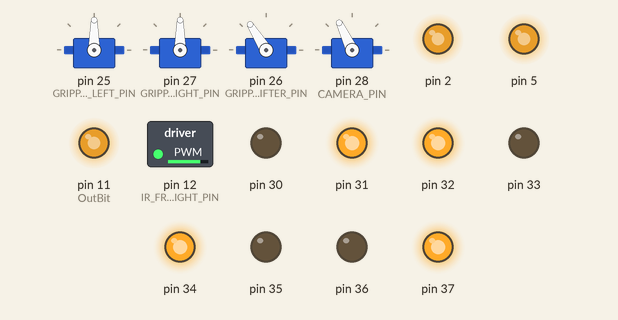
The sketch below on a simulated Arduino Mega 2560, built with avr-gcc and run on an emulated ATmega2560. On the bench: 4 × servo, switched loads named in the sketch (green lamp = pin HIGH), output pins drawn as LEDs (lit = HIGH). What the sketch prints to the serial monitor is not drawn.

Above: at 0.1 s.
At 4.1 s:
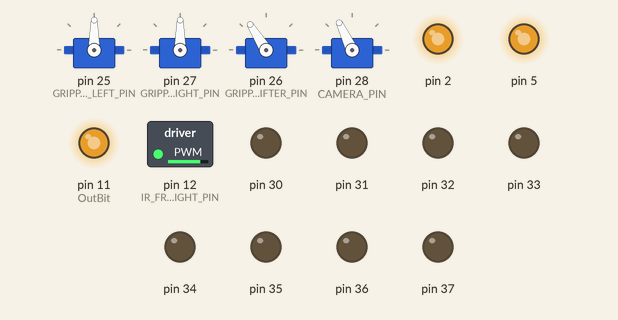
Timing chart, 0 to 5.6 s (numbered marks = the images above):
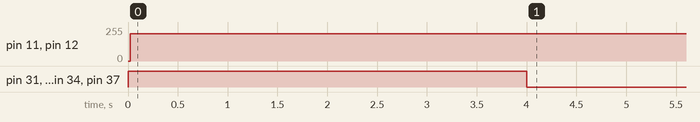

The sketch:

Robotics.ino
```cpp
/*
 Name:		Robotics.ino
 Created:	10/25/2015 12:56:08 PM
 Author:	edua_
*/
#include "RightTurnState.h"
#include "SearchOilRig.h"
#include "MoveLeftState.h"
#include "MoveRightState.h"
#include "CrossWall.h"
#include <Servo.h>
#include "IR.h"
#include "GrabToolState.h"
#define COMPASS_DEBUG

//#include "Compass.h"
#include "Robot.h"
#include "Wheel.h"
#include <Wire.h>

short x;
byte xH, xL;
Robot robot;
/*
Wheel FR(TIMER_1, CHANNEL_A, 30, 31); // PWM pin 11
Wheel FL(TIMER_1, CHANNEL_B, 32, 33); // PWM pin 12
Wheel BR(TIMER_3, CHANNEL_A, 34, 35); // PWM pin 5
Wheel BL(TIMER_3, CHANNEL_B, 36, 37); // PWM pin 2
*/

enum COMMANDS {
	ACK,
	GET_FIGURE,
	GET_OIL_RIG
};

int i = 1;
// the setup function runs once when you press reset or power the board
void setup() {
	Serial.begin(9600);
	// put your setup code here, to run once:
	//delay(1000);
	robot.Init();
	robot.StateMachine->ChangeState(&SearchOilRigInstance);
	robot.Gripper_Lifter.write(122);
	robot.Camera_Servo.write(115);
	//robot.StateMachine->SetCurrentState(&RightTurn);
	//Serial.println("Initializing");
	//myCompass.init(true);
	//robot.Move(FORWARD, 50);
	//robot.Move(BACKWARD, 20);
	//BR.Forward(50);
	//robot.Move(RIGHT, 50);
	TCCR1A = 0xA2;
	TCCR1B = 0x1B;
	TCCR3A = 0xA2;
	TCCR3B = 0x1B;

}

// the loop function runs over and over again until power down or reset
void loop() {
	//robot.Move(FORWARD,50);
	//delay(1000);
	//robot.Move(BACKWARD,50);
	//delay(1000);
	//robot.Move(RIGHT_TURN,50);
	//delay(1000);
	//robot.Move(LEFT_TURN,50);
	//delay(1000);
	//robot.Move(RIGHT,50);
	//delay(1000);
	//robot.Move(LEFT,50);
	//delay(1000);
	//robot.Gripper_Lifter.write(122);
	//delay(1000);

	//degrees = (int)myCompass.getOrientation();
	//Serial.printf("Degrees %d \n", degrees);
	//Serial.println(degrees);
	//Serial.println(analogRead(9));
	//Serial.println(robot.Front_Left.read());
	/*
	float left, right;
	left = robot.Left.read();
	right = robot.Right.read();
	Serial.print(left);
	Serial.print(" ");
	Serial.println(right);
	*/
	robot.StateMachine->Update();
	//robot.FL.Forward(100);
	//delay(1000);
	//robot.FL.Backward(100);
	//delay(1000);
	//robot.FL.Stop();
	//
	//robot.FR.Forward(100);
	//delay(1000);
	//robot.FR.Backward(100);
	//delay(1000);
	//robot.FR.Stop();
	//
	//robot.BL.Forward(100);
	//delay(1000);
	//robot.BL.Backward(100);
	//delay(1000);
	//robot.BL.Stop();
	//robot.BR.Forward(100);
	//delay(1000);
	//robot.BR.Backward(100);
	//delay(1000);
	//robot.BR.Stop();
	//delay(1000);
	//robot.Front_Right.read();
	//robot.Stop();

	//delay(500);
	//if (Serial.available())
	//{
	//	int pos = Serial.parseInt();
	//	robot.Camera_Servo.write(pos);
	//}

	//Serial.write(GET_OIL_RIG);
	//while(!Serial.available())
	//{ }
	//uint8_t res = Serial.read();
	//if (res)
	//{
	//	robot.Move(FORWARD, 20);
	//	delay(500);
	//	robot.Stop();
	//}
	//Serial.write(ACK);
}
```

Comm.h
```cpp
#pragma once
enum COMMANDS {
	ACK,
	GET_FIGURE,
	GET_OIL_RIG,
	GET_CIRCLE,
	GET_RECTANGLE,
	GET_TRIANGLE,
	GET_POS
};
```

Compass.cpp
```cpp
//
//
//

#include "Compass.h"
#include "Wire.h"

static float _hmc5883_Gauss_LSB_XY =	1100.0F;		// Varies with gain
static float _hmc5883_Gauss_LSB_Z =		980.0F;			// Varies with gain
#define SENSORS_GAUSS_TO_MICROTESLA     (100)			/**< Gauss to micro-Tesla multiplier */
#define MAGNETIC_DECLINATION			0.04258603
static float offset = 0;
#define X_OFFSET 0
#define Y_OFFSET -10.5164
void Compass::init(bool withOffset)
{
	Wire.begin();
	Wire.beginTransmission((byte)HMC5883_ADDRESS_MAG);
	Wire.write(COMPASS_MODE_REG);
	Wire.write(0x00);
	Wire.endTransmission();

	Wire.beginTransmission((byte)HMC5883_ADDRESS_MAG);
	Wire.write(COMPASS_CONF_REG_B);
	Wire.write(HMC5883_MAGGAIN_1_3);
	Wire.endTransmission();

	if (withOffset)
	{
		offset = getOrientation()*M_PI/180;
	}
}

float Compass::getOrientation()
{
	uint8_t xH, xL, yH, yL, zH, zL;
	int16_t x, y, z;
	float magX, magY, magZ;

	Wire.beginTransmission((byte)HMC5883_ADDRESS_MAG);
	Wire.write(COMPASS_X_H);
	Wire.endTransmission();

	Wire.requestFrom((byte)HMC5883_ADDRESS_MAG, (byte)6);
	while (Wire.available() < 6) {};
	xH = Wire.read();
	xL = Wire.read();
	zH = Wire.read();
	zL = Wire.read();
	yH = Wire.read();
	yL = Wire.read();
	x = (int16_t)(xL | ((int16_t)xH << 8));
	y = (int16_t)(yL | ((int16_t)yH << 8));
	z = (int16_t)(zL | ((int16_t)zH << 8));

	magX = (x / _hmc5883_Gauss_LSB_XY * SENSORS_GAUSS_TO_MICROTESLA) - X_OFFSET;
	magY = (y / _hmc5883_Gauss_LSB_XY * SENSORS_GAUSS_TO_MICROTESLA) - Y_OFFSET;
	magZ = z / _hmc5883_Gauss_LSB_Z * SENSORS_GAUSS_TO_MICROTESLA;

	float heading = atan2(magY, magX);
	heading += MAGNETIC_DECLINATION;


	// Correct for when signs are reversed.
	if (heading < 0)
		heading += 2 * PI;

	// Check for wrap due to addition of declination.
	if (heading > 2 * PI)
		heading -= 2 * PI;
	heading -= offset;
	if (heading < 0)
		heading += 2 * PI;

	// Convert radians to degrees for readability.
	float headingDegrees = heading * 180 / M_PI;

	return headingDegrees;
}
```

Compass.h
```cpp
// Compass.h

#ifndef _COMPASS_h
#define _COMPASS_h

#if defined(ARDUINO) && ARDUINO >= 100
	#include "arduino.h"
#else
	#include "WProgram.h"
#endif
#define HMC5883_ADDRESS_MAG (0x3C >> 1)
#define COMPASS_I2C_READ	0x3D
#define COMPASS_I2C_WRITE	0x3C

#define COMPASS_CONF_REG_A	0x00
#define COMPASS_CONF_REG_B	0x01
#define COMPASS_MODE_REG	0x02
#define COMPASS_X_H			0x03
#define COMPASS_X_L			0x04
#define COMPASS_Z_H			0x05
#define COMPASS_Z_L			0x06
#define COMPASS_Y_H			0x07
#define COMPASS_Y_L			0x08
#define COMPASS_STATUS_REG	0x09
#define COMPASS_ID_REG_A	0x0A
#define COMPASS_ID_REG_B	0x0B
#define COMPASS_ID_REG_C	0x0C

/*=========================================================================
MAGNETOMETER GAIN SETTINGS
-----------------------------------------------------------------------*/
typedef enum
{
	HMC5883_MAGGAIN_1_3 = 0x20,  // +/- 1.3
	HMC5883_MAGGAIN_1_9 = 0x40,  // +/- 1.9
	HMC5883_MAGGAIN_2_5 = 0x60,  // +/- 2.5
	HMC5883_MAGGAIN_4_0 = 0x80,  // +/- 4.0
	HMC5883_MAGGAIN_4_7 = 0xA0,  // +/- 4.7
	HMC5883_MAGGAIN_5_6 = 0xC0,  // +/- 5.6
	HMC5883_MAGGAIN_8_1 = 0xE0   // +/- 8.1
} hmc5883MagGain;
/*=========================================================================*/

class Compass
{
 protected:


 public:
	void init(bool withOffset);
	float getOrientation();
};

#endif
```

CrossWall.cpp
```cpp
//
//
//

#include "CrossWall.h"
#include "MoveRightState.h"
#include "RightTurnState.h"

void CrossWallState::Enter(Robot* robot) {
	robot->Move(FORWARD, 80);
}

void CrossWallState::Execute(Robot* robot) {
	Serial.println("CrossWallState");
	float rightDistance = robot->Front_Right.read();
	float leftDistance = robot->Front_Left.read();

	if (rightDistance < 10 || leftDistance < 10)
	{
		//robot->Line++;
		//if (robot->Line == 4)
		//{
		//	robot->Line = 0;
		//	robot->StateMachine->ChangeState(&RightTurn);
		//}
		//else
			robot->StateMachine->ChangeState(&MoveRight);
	}
}

void CrossWallState::Exit(Robot* robot) {
	robot->Stop();
}


CrossWallState CrossWall;
```

CrossWall.h
```cpp
// CrossWall.h

#ifndef _CROSSWALL_h
#define _CROSSWALL_h

#if defined(ARDUINO) && ARDUINO >= 100
	#include "arduino.h"
#else
	#include "WProgram.h"
#endif
#include "Robot.h"

class CrossWallState: public State
{
public:
	virtual void Enter(Robot* robot);
	virtual void Execute(Robot* robot);
	virtual void Exit(Robot* robot);
};

extern CrossWallState CrossWall;

#endif
```

FSM.cpp
```cpp
/*
* FSM.cpp
*
* Created: 10/10/2015 2:11:46 PM
* Author: edua_
*/

#include "FSM.h"
#include <stdlib.h>

// default constructor
FSM::FSM(Robot* owner) :robot(owner), currentState(NULL), previousState(NULL), globalState(NULL)
{
} //FSM

  // default destructor
FSM::~FSM()
{
} //~FSM

void FSM::SetCurrentState(State* state) {
	currentState = state;
}

void FSM::SetGlobalState(State* state) {
	globalState = state;
}

void FSM::SetPreviousState(State* state) {
	previousState = state;
}

void FSM::Update() {
	if (globalState) globalState->Execute(robot);
	if (currentState) currentState->Execute(robot);
}

void FSM::ChangeState(State* newState) {
	previousState = currentState;
	if (currentState) currentState->Exit(robot);
	currentState = newState;
	currentState->Enter(robot);
}
```

FSM.h
```cpp
// FSM.h

#ifndef _FSM_h
#define _FSM_h

#if defined(ARDUINO) && ARDUINO >= 100
	#include "arduino.h"
#else
	#include "WProgram.h"
#endif
#include "Robot.h"
#include "State.h"

class Robot;
class State;

class FSM
{
	//variables
public:
protected:
private:
	Robot *robot;
	State *currentState;
	State *previousState;
	State *globalState;

	//functions
public:
	void SetCurrentState(State* state);
	void SetGlobalState(State* state);
	void SetPreviousState(State* state);
	void Update();
	void ChangeState(State* newState);
	FSM(Robot *owner);
	~FSM();
protected:
private:
	FSM(const FSM &c);
	FSM& operator=(const FSM &c);
}; //FSM

#endif
```

GrabToolState.cpp
```cpp
//
//
//

#include "GrabToolState.h"
#include "MoveLeftState.h"

void GrabToolState::Enter(Robot* robot) {
	robot->Gripper_Lifter.write(122);
	robot->Gripper_Left.write(100);
	robot->Gripper_Right.write(80);
}

void GrabToolState::Execute(Robot* robot) {
	robot->Move(FORWARD, 50);
	float left, mid, right;
	do {
		left = robot->Front_Left.read();
		mid = robot->Front.read();
		right = robot->Front_Right.read();
	} while (left >= 10 && mid >= 10 && right >= 10);
	robot->Stop();
	robot->Move(RIGHT, 50);
	do {
		mid = robot->Front.read();
	} while (mid >= 10);
	delay(300);
	robot->Stop();
	delay(1000);
	robot->Move(FORWARD, 50);
	do {
		mid = robot->Front.read();
	} while (mid >= 5);
	delay(50);
	robot->Stop();
	//Serial.println("Abriendo");
	robot->Gripper_Left.write(100);
	robot->Gripper_Right.write(80);
	delay(500);
	robot->Gripper_Lifter.write(40);
	delay(1000);
	//Serial.println("Cerrando");
	robot->Gripper_Left.write(180);
	robot->Gripper_Right.write(0);
	delay(500);
	robot->Gripper_Lifter.write(122);
	delay(2000);
	//Abre para reacomodarse
	robot->Gripper_Left.write(100);
	robot->Gripper_Right.write(80);
	delay(500);
	robot->Gripper_Left.write(180);
	robot->Gripper_Right.write(0);
	//float centro = robot->Front.read();
	//Serial.println(centro);
	//if (centro <= 5) {
	//	robot->Move(FORWARD, 50);
	//	delay(200);
	//	robot->Stop();
	//	Serial.println("Abriendo");
	//	robot->Gripper_Left.write(100);
	//	robot->Gripper_Right.write(80);
	//	delay(500);
	//	robot->Gripper_Lifter.write(40);
	//	delay(1000);
	//	Serial.println("Cerrando");
	//	robot->Gripper_Left.write(180);
	//	robot->Gripper_Right.write(0);
	//	delay(500);
	//	robot->Gripper_Lifter.write(122);
	//	delay(2000);
	//	//Abre para reacomodarse
	//	robot->Gripper_Left.write(100);
	//	robot->Gripper_Right.write(80);
	//	delay(500);
	//	robot->Gripper_Left.write(180);
	//	robot->Gripper_Right.write(0);
	//}
	robot->Move(BACKWARD, 100);
	delay(1000);
	robot->Move(LEFT_TURN, 80);
	delay(2500);
	robot->Stop();
	robot->StateMachine->ChangeState(&MoveLeft);
}

void GrabToolState::Exit(Robot* robot) {
	robot->Stop();
}


GrabToolState GrabTool;
```

GrabToolState.h
```cpp
#pragma once
#include "State.h"

#if defined(ARDUINO) && ARDUINO >= 100
#include "arduino.h"
#else
#include "WProgram.h"
#endif
#include "Robot.h"

class GrabToolState :
	public State
{
public:
	virtual void Enter(Robot* robot);
	virtual void Execute(Robot* robot);
	virtual void Exit(Robot* robot);
};

extern GrabToolState GrabTool;
```

IR.cpp
```cpp
//
//
//

#include "IR.h"

void IR::Init(uint8_t pin)
{
	Pin = pin;
}

float IR::read()
{
	//int val = analogRead(Pin);

	//if (val > 600)                             // lower boundary: 4 cm (3 cm means under the boundary)
	//{
	//	return (3);
	//}

	//if (val < 80)                             //upper boundary: 36 cm (returning 37 means over the boundary)
	//{
	//	return (37);
	//}

	//else
	//{
	//	return (1 / (0.000413153 * val - 0.0055266887));
	//}

	//	We still need to do the convertion from voltage to actual distance
	float accum = 10;
	for (int i = 9; i != 0; i--)
	{
		float tmp = 2348 / powf(analogRead(Pin), 1.002);
		accum += tmp;
		delay(5);
	}

	return accum/10;
}
```

IR.h
```cpp
// IR.h

#ifndef _IR_h
#define _IR_h

#if defined(ARDUINO) && ARDUINO >= 100
	#include "arduino.h"
#else
	#include "WProgram.h"
#endif

class IR
{
	private:
		uint8_t Pin;
	protected:


	public:
		void Init(uint8_t pin);
		float read();
};
#endif
```

MoveLeftState.cpp
```cpp
//
//
//

#include "MoveLeftState.h"
#include "MoveRightState.h"
#include "CrossWall.h"

void MoveLeftState::Enter(Robot* robot)
{
	robot->Move(LEFT,80);
}

void MoveLeftState::Execute(Robot* robot)
{
	Serial.println("MoveLeftState");
	float rightDistance = robot->Front_Right.read();
	float leftDistance = robot->Front_Left.read();
	float leftSide = robot->Left.read();
	if (rightDistance > 10 && leftDistance > 10)
	{
		delay(250);
		robot->StateMachine->ChangeState(&CrossWall);
	}
	if (leftSide > 12)
	{
		robot->StateMachine->ChangeState(&MoveRight);
	}
}

void MoveLeftState::Exit(Robot* robot)
{
	robot->Stop();
}


MoveLeftState MoveLeft;
```

MoveLeftState.h
```cpp
// MoveLeftState.h

#ifndef _MOVELEFTSTATE_h
#define _MOVELEFTSTATE_h

#if defined(ARDUINO) && ARDUINO >= 100
	#include "arduino.h"
#else
	#include "WProgram.h"
#endif
#include "Robot.h"

class MoveLeftState:public State
{
 protected:
public:
	virtual void Enter(Robot* robot);
	virtual void Execute(Robot* robot);
	virtual void Exit(Robot* robot);
 public:
	void init();
};

extern MoveLeftState MoveLeft;

#endif
```

MoveRightState.cpp
```cpp
//
//
//

#include "MoveRightState.h"
#include "MoveLeftState.h"
#include "CrossWall.h"

void MoveRightState::Enter(Robot* robot)
{
	robot->Move(RIGHT, 80);
}

void MoveRightState::Execute(Robot* robot)
{
	Serial.println("MoveRightState");
	float rightDistance = robot->Front_Right.read();
	float leftDistance = robot->Front_Left.read();
	float rightSensor = robot->Right.read();
	if (rightSensor > 12)
	{
		robot->StateMachine->ChangeState(&MoveLeft);
	}

	if (rightDistance > 10 && leftDistance > 10)
	{
		delay(250);
		robot->StateMachine->ChangeState(&CrossWall);
	}

}

void MoveRightState::Exit(Robot* robot)
{
	robot->Stop();
}


MoveRightState MoveRight;
```

MoveRightState.h
```cpp
// MoveRightState.h

#ifndef _MOVERIGHTSTATE_h
#define _MOVERIGHTSTATE_h

#if defined(ARDUINO) && ARDUINO >= 100
	#include "arduino.h"
#else
	#include "WProgram.h"
#endif

#include "Robot.h"

class MoveRightState : public State
{
 protected:


 public:
	 virtual void Enter(Robot* robot);
	 virtual void Execute(Robot* robot);
	 virtual void Exit(Robot* robot);
};

extern MoveRightState MoveRight;

#endif
```

PWM.h
```cpp
// PWM.h

#ifndef _PWM_h
#define _PWM_h

#if defined(ARDUINO) && ARDUINO >= 100
	#include "arduino.h"
#else
	#include "WProgram.h"
#endif

#include <avr/io.h>
// Enums
typedef enum Timer {
	TIMER_1,
	TIMER_3,
	TIMER_4,
	TIMER_5
}timer;
typedef enum Channel {
	CHANNEL_A,
	CHANNEL_B,
	CHANNEL_C
}chanel;


class PWM
{
	//variables
public:


	// Operation variables
	int Frequency;
	int DutyCycle;
	int Prescaler;

	// Control variables
	volatile uint8_t *ControlRegA;
	volatile uint8_t *ControlRegB;
	volatile uint8_t *DDR;
	volatile uint16_t *ICR;
	volatile uint16_t *OCR;
	uint8_t OutBit;
	uint8_t COM0;
	uint8_t COM1;
	uint8_t WGM0;
	uint8_t WGM1;
	uint8_t WGM2;
	uint8_t WGM3;

private:
	void TimerSetup();

	//functions
public:
	PWM();
	PWM(Timer timer, Channel channel, int frequency, int dutyCycle, int Prescaler);
	void SetDutyCycle(float dutyCycle);
	void SetFrequency(int frequency);
	void Start();
	void Stop();
protected:

}; //PWM

#endif
```

RightTurnState.cpp
```cpp
//
//
//

#include "RightTurnState.h"
#include "MoveRightState.h"

void RightTurnState::Enter(Robot* robot)
{
	//robot->Move(RIGHT_TURN, 50);
}

void RightTurnState::Execute(Robot* robot)
{
	delay(4700);
	//float dir = robot->compass.getOrientation();
	//if (dir > 89 && dir < 91)
	//	robot->Stop();
	robot->StateMachine->SetCurrentState(&MoveRight);
}

void RightTurnState::Exit(Robot* robot)
{
	//robot->Stop();
}


RightTurnState RightTurn;
```

RightTurnState.h
```cpp
// RightTurnState.h

#ifndef _RIGHTTURNSTATE_h
#define _RIGHTTURNSTATE_h

#if defined(ARDUINO) && ARDUINO >= 100
	#include "arduino.h"
#else
	#include "WProgram.h"
#endif

#include "Robot.h"

class RightTurnState : public State
{
	public:
		virtual void Enter(Robot* robot);
		virtual void Execute(Robot* robot);
		virtual void Exit(Robot* robot);
};

extern RightTurnState RightTurn;

#endif
```

Robot.cpp
```cpp
/*
* Robot.cpp
*
* Created: 9/20/2015 11:17:57 PM
* Author: Eduardo
*/


#include "Robot.h"
#include "SearchOilRig.h"


// Wheels used by the robot

//Wheel ; // PWM pin 11
//Wheel ; // PWM pin 12
//Wheel; // PWM pin 5
//Wheel; // PWM pin 2

// Sensors

// default constructor
Robot::Robot():FR(TIMER_1, CHANNEL_A, 30, 31), FL(TIMER_1, CHANNEL_B, 32, 33), BR(TIMER_3, CHANNEL_A, 34, 35), BL(TIMER_3, CHANNEL_B, 36, 37)
{	Line = 0;

	StateMachine = new FSM(this);
	//StateMachine->SetCurrentState((State *)&SearchOilRigInstance);

	//compass.init(true);
} //Robot

void Robot::Init() {
	// Init the sensors and servos
	Right.Init(IR_RIGHT_PIN);
	Left.Init(IR_LEFT_PIN);
	Front.Init(IR_FRONT_PIN);
	Front_Left.Init(IR_FRONT_LEFT_PIN);
	Front_Right.Init(IR_FRONT_RIGHT_PIN);

	Gripper_Left.attach(GRIPPER_LEFT_PIN);
	Gripper_Right.attach(GRIPPER_RIGHT_PIN);
	Gripper_Lifter.attach(GRIPPER_LIFTER_PIN);
	Camera_Servo.attach(CAMERA_PIN);
}
  // default destructor
Robot::~Robot()
{

} //~Robot

void Robot::Move(Direction dir, int speed)
{
	switch (dir) {
	case FORWARD:
		BR.Forward(speed);
		BL.Forward(speed);
		FR.Forward(speed);
		FL.Forward(speed);
		break;
	case BACKWARD:
		FR.Backward(speed);
		FL.Backward(speed);
		BR.Backward(speed);
		BL.Backward(speed);
		break;
	case LEFT:
		FR.Forward(speed);
		FL.Backward(speed);
		BR.Backward(speed);
		BL.Forward(speed);
		break;
	case RIGHT:
		FR.Backward(speed);
		FL.Forward(speed);
		BR.Forward(speed);
		BL.Backward(speed);
		break;
	case RIGHT_TURN:
		FR.Backward(speed);
		FL.Forward(speed);
		BR.Backward(speed);
		BL.Forward(speed);
		break;

	case LEFT_TURN:
		FR.Forward(speed);
		FL.Backward(speed);
		BR.Forward(speed);
		BL.Backward(speed);
		break;
	}
}

void Robot::Stop() {
	FR.Stop();
	FL.Stop();
	BR.Stop();
	BL.Stop();
}
```

SearchOilRig.h
```cpp
// SearchOilRig.h

#ifndef _SEARCHOILRIG_h
#define _SEARCHOILRIG_h

#if defined(ARDUINO) && ARDUINO >= 100
	#include "arduino.h"
#else
	#include "WProgram.h"
#endif

#include "State.h"

class SearchOilRig : public State
{
	//variables
public:
protected:
private:
	//functions
public:
	virtual void Enter(Robot* robot);
	virtual void Execute(Robot* robot);
	virtual void Exit(Robot* robot);

}; //SearchOilRig

extern SearchOilRig SearchOilRigInstance;
#endif
```

Source omitted: PWM.cpp (4366 bytes), Robot.h (1108 bytes), SearchOilRig.cpp (735 bytes), State.h (373 bytes), Wheel.cpp (657 bytes), Wheel.h (441 bytes)

Measured:
- by itself, pin 11 (OutBit), pin 12 (IR_FRONT_RIGHT_PIN): 0/255 → 204/255 at 0.02 s
- by itself, pin 31, pin 32, pin 34, pin 37: HIGH → LOW at 4.0 s
